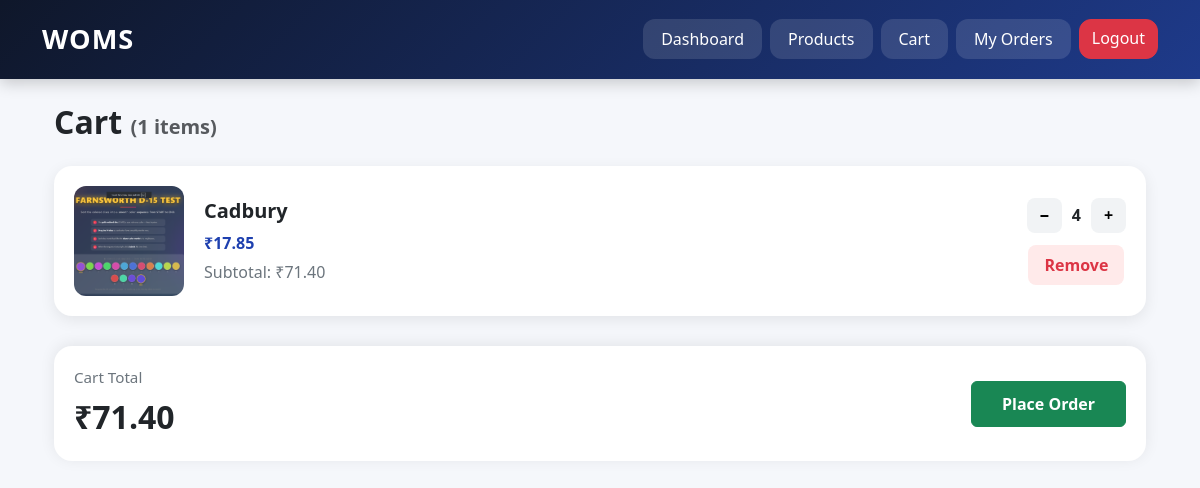
The page /cart (signed in) on the database its author committed.
### models.py (models this page shows)
class Product(db.Model):
    id = db.Column(db.Integer, primary_key=True)
    name = db.Column(db.String(100), nullable=False)
    description = db.Column(db.String(500))
    image = db.Column(db.String(200))
    mrp = db.Column(db.Float, nullable=False)
    price = db.Column(db.Float, nullable=False)
    stock = db.Column(db.Integer, nullable=False)
    is_active = db.Column(db.Boolean, default=True)

### app.py (the view)
@app.route('/cart')
def cart():
    customer_id = session['customer_id']
    cart_items = Cart.query.filter_by(
        customer_id=customer_id
    ).all()
    total = 0
    cart_data = []
    for item in cart_items:
        product = Product.query.get(item.product_id)
        total += product.price * item.quantity
        cart_data.append({
            'product': product,
            'quantity': item.quantity
        })
    return render_template(
        'cart.html',
        cart_data=cart_data,
        total=total
    )

### templates/cart.html (shortened to what this page needs)
{% extends 'base.html' %}
{% block content %}
<div class="container mt-4">
    <h2 class="cart-heading">
        Cart
        <span class="text-muted fs-5">
            ({{ cart_data|length }} items)
        </span>
    </h2>
    {% if cart_data %}
    {% for item in cart_data %}
    <div class="cart-card">
        <img src="/static/product_images/{{ item.product.image }}" class="cart-product-image">
        <div class="cart-details">
            <h5>{{ item.product.name }}</h5>
            <p class="cart-price">
                ₹{{ "%.2f"|format(item.product.price) }}
            </p>
            <p class="cart-subtotal">
                Subtotal:
                ₹{{ "%.2f"|format(item.product.price * item.quantity) }}
            </p>
        </div>
        <div class="cart-actions">
            <div class="quantity-box">
                <a href="/decrease_quantity/{{ item.product.id }}" class="qty-btn">
                    −
                </a>
                <span class="qty-value">
                    {{ item.quantity }}
                </span>
                <a href="/increase_quantity/{{ item.product.id }}" class="qty-btn">
                    +
                </a>
            </div>
            <button class="remove-btn" data-bs-toggle="modal" data-bs-target="#removeModal{{ item.product.id }}">
                Remove
            </button>
        </div>
    </div>
    {% endfor %}
    <div class="cart-summary">
        <div class="summary-info">
            <p class="summary-heading">
                Cart Total
            </p>
            <p class="summary-total">
                ₹{{ "%.2f"|format(total) }}
            </p>
        </div>
        <button class="btn btn-success place-order-btn" data-bs-toggle="modal" data-bs-target="#placeOrderModal">
            Place Order
        </button>
    </div>
    {% endif %}
</div>
{% endblock %}

### static/css/style.css (style rules this page uses)
body { background: #f5f7fb; }
.cart-card { background: #f3efff; }
.cart-heading { font-weight: 650; margin-bottom: 25px; }
.cart-card { background: white; border-radius: 18px; padding: 20px; margin-bottom: 20px; display: flex; align-items: center; gap: 20px; box-shadow: 0 4px 15px rgba(0, 0, 0, 0.08); }
.cart-product-image { width: 100px; height: 100px; object-fit: cover; border-radius: 12px; }
.cart-details { flex: 1; }
.cart-details h5 { font-weight: 700; margin-bottom: 8px; }
.cart-price { color: #1e40af; font-weight: 700; margin-bottom: 5px; }
.cart-subtotal { color: #6c757d; margin-bottom: 0; }
.cart-actions { display: flex; flex-direction: column; gap: 12px; align-items: center; }
.quantity-box { display: flex; align-items: center; gap: 10px; }
.qty-btn { width: 35px; height: 35px; border-radius: 8px; background: #f1f3f5; text-decoration: none; color: black; display: flex; align-items: center; justify-content: center; font-weight: 700; }
.qty-value { font-weight: 700; }
.remove-btn { text-decoration: none; color: #dc3545; font-weight: 600; }
.cart-summary { background: white; position: sticky; bottom: 0; border-radius: 18px; padding: 20px; margin-top: 30px; box-shadow: 0 -2px 15px rgba(0, 0, 0, 0.08); display: flex; justify-content: space-between; align-items: center; }
.summary-total { display: block; font-size: 1.5rem; font-weight: 700; }
.place-order-btn { padding: 10px 30px; font-weight: 600; }
.remove-btn { background: #ffeaea; color: #dc3545; border: none; border-radius: 8px; padding: 8px 16px; font-weight: 600; }
.cart-product-image { width: 110px; height: 110px; }
.summary-info { display: flex; flex-direction: column; }
.summary-heading { color: #6c757d; font-size: 0.95rem; margin-bottom: 4px; }
.summary-total { font-size: 2rem; font-weight: 700; color: #212529; margin-bottom: 0; }

### rows shown on the page
Product: product.image (picture), product.name "Cadbury", product.price "17.85", item.product.price*item.quantity "71.40"

### other values the page prints
{{ cart_data|length }} "1"
{{ item.quantity }} "4"
{{ "%.2f"|format(total) }} "71.40"
